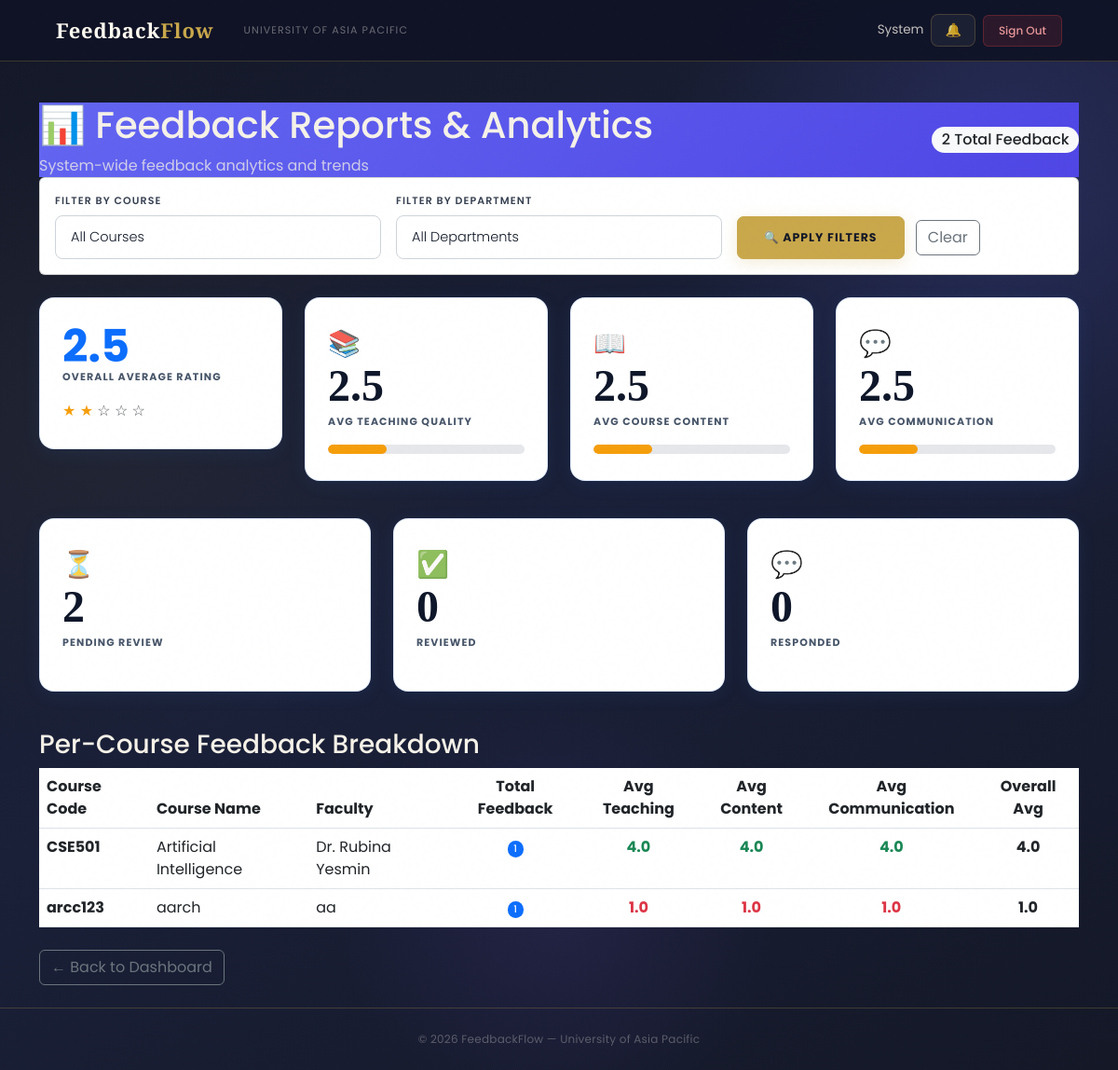
/dashboard/feedback-reports/ (signed in), run on an earlier commit of the app's database.
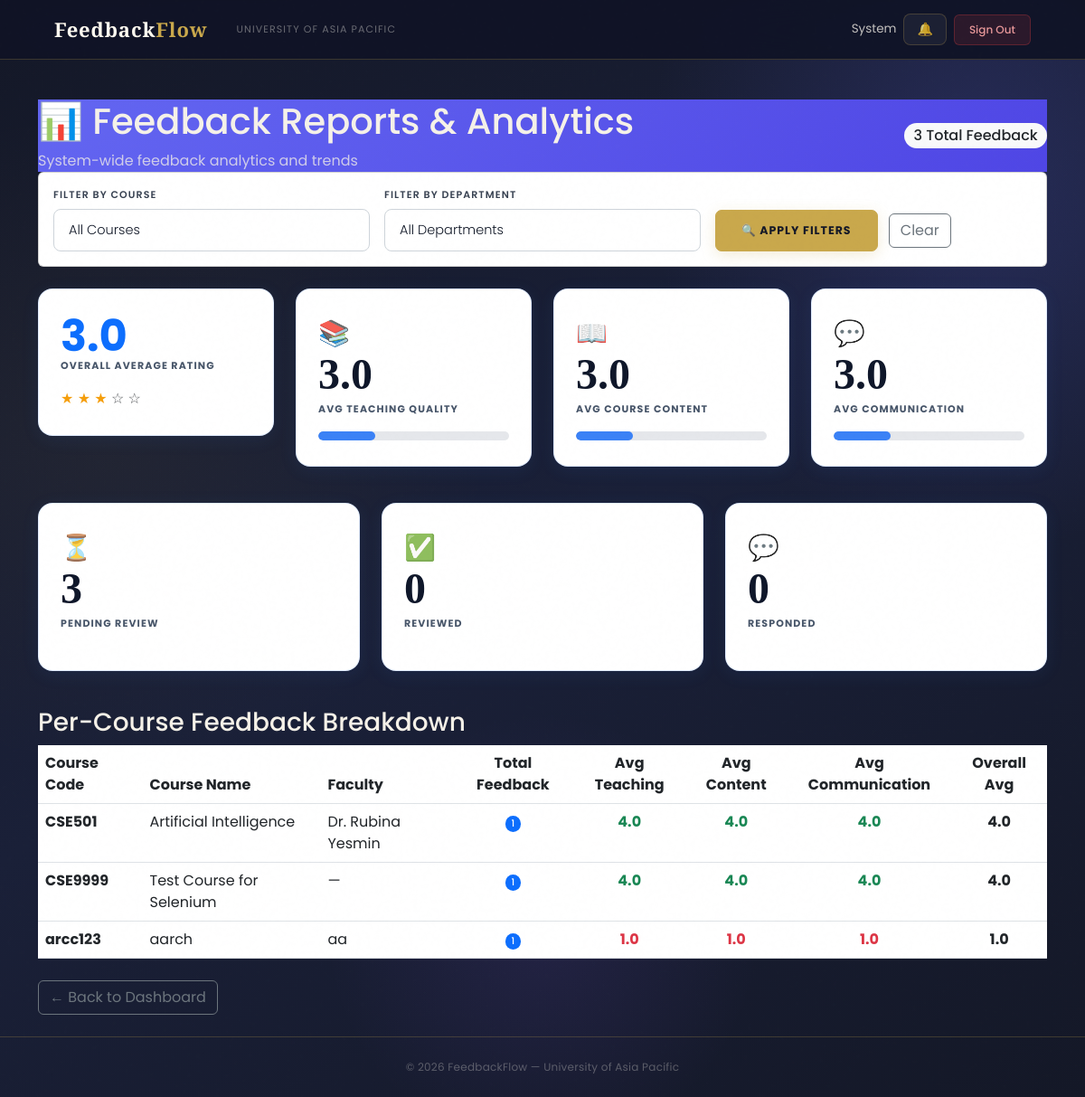
And on a later commit of the database.
### feedback/models.py (models this page shows, shortened)
class Course(models.Model):
    course_code = models.CharField(max_length=20, unique=True)
    course_name = models.CharField(max_length=200)
    department = models.CharField(max_length=100)
    semester = models.CharField(max_length=50)
    is_active = models.BooleanField(default=True)
    created_at = models.DateTimeField(auto_now_add=True)
    class Meta:
        ordering = ['course_code']
        verbose_name = 'Course'
        verbose_name_plural = 'Courses'

### users/views.py (the view)
# urls.py: path('dashboard/feedback-reports/', views.feedback_reports, name='feedback_reports'),
@login_required
def feedback_reports(request):
    if request.user.role not in ['Admin', 'HOD']:
        return redirect('login')
    dept_filter   = request.GET.get('department', '')
    date_from     = request.GET.get('date_from', '')
    date_to       = request.GET.get('date_to', '')
    course_filter = request.GET.get('course', '')
    feedbacks     = Feedback.objects.all()
    if request.user.role == 'HOD':
        feedbacks = feedbacks.filter(course__department=request.user.department)
    if dept_filter:
        feedbacks = feedbacks.filter(course__department=dept_filter)
    if date_from:
        feedbacks = feedbacks.filter(submitted_at__date__gte=date_from)
    if date_to:
        feedbacks = feedbacks.filter(submitted_at__date__lte=date_to)
    if course_filter:
        feedbacks = feedbacks.filter(course_id=course_filter)
    avg_ratings = feedbacks.aggregate(
        avg_teaching=Avg('teaching_rating'),
        avg_content=Avg('content_rating'),
        avg_communication=Avg('communication_rating'),
    )
    avg_teaching      = round(avg_ratings['avg_teaching'] or 0, 1)
    avg_content       = round(avg_ratings['avg_content'] or 0, 1)
    avg_communication = round(avg_ratings['avg_communication'] or 0, 1)
    overall_avg       = round((avg_teaching + avg_content + avg_communication) / 3, 1) if feedbacks.exists() else 0
    course_stats = feedbacks.values(
        'course__course_code', 'course__course_name', 'faculty__full_name'
    ).annotate(
        count=Count('id'),
        avg_teaching=Avg('teaching_rating'),
        avg_content=Avg('content_rating'),
        avg_communication=Avg('communication_rating'),
    ).order_by('-count')
    status_counts = {
        'Pending':   feedbacks.filter(status='Pending').count(),
        'Reviewed':  feedbacks.filter(status='Reviewed').count(),
        'Responded': feedbacks.filter(status='Responded').count(),
    }
    context = {
        'feedbacks':          feedbacks,
        'course_stats':       course_stats,
        'total_feedback':     feedbacks.count(),
        'avg_teaching':       avg_teaching,
        'avg_content':        avg_content,
        'avg_communication':  avg_communication,
        'overall_avg':        overall_avg,
        'status_counts':      status_counts,
        'dept_filter':        dept_filter,
        'date_from':          date_from,
        'date_to':            date_to,
        'course_filter':      course_filter,
        'departments':        User.DEPARTMENT_CHOICES,
        'department_choices': User.DEPARTMENT_CHOICES,
        'courses':            Course.objects.filter(is_active=True).order_by('course_code'),
    }
    return render(request, 'users/feedback_reports.html', context)

### users/context_processors.py (called while the page is built)
def notifications_count(request):
    if request.user.is_authenticated:
        from users.models import Notification
        count = Notification.objects.filter(
            recipient=request.user,
            is_read=False
        ).count()
        return {'unread_notifications_count': count}
    return {'unread_notifications_count': 0}

### users/models.py (called while the page is built)
    def get_short_name(self):
        return self.full_name.split()[0] if self.full_name else self.email

### users/templates/users/feedback_reports.html (shortened to what the changed rows need)
{% extends 'users/dashboard_base.html' %}
{% block content %}
<div class="container mt-4">
   <div class="dashboard-header" style="background: linear-gradient(135deg, #6366f1 0%, #4f46e5 100%);">
       <div class="row align-items-center">
           <div class="col-md-8">
               <h1>📊 Feedback Reports & Analytics</h1>
           </div>
           <div class="col-md-4 text-end">
               <span class="badge bg-light text-dark fs-6">{{ total_feedback }} Total Feedback</span>
           </div>
       </div>
   </div>
   {% if total_feedback > 0 %}
   <div class="row mb-4">
       <div class="col-lg-3 col-md-6 mb-3">
           <div class="stat-card blue">
               <div class="big-rating text-primary">{{ overall_avg }}</div>
               <p class="stat-label">Overall Average Rating</p>
               <div class="mt-2">
                   {% for i in "12345" %}
                   {% if forloop.counter <= overall_avg %}
                   <span class="star">★</span>
                   {% else %}
                   <span class="text-muted">☆</span>
                   {% endif %}
                   {% endfor %}
               </div>
           </div>
       </div>
       <div class="col-lg-3 col-md-6 mb-3">
           <div class="stat-card green">
               <span class="stat-icon">📚</span>
               <h2 class="stat-number">{{ avg_teaching }}</h2>
               <p class="stat-label">Avg Teaching Quality</p>
               <div class="rating-bar mt-2">
                   <div class="rating-bar-fill {% if avg_teaching >= 4 %}excellent{% elif avg_teaching >= 3 %}good{% elif avg_teaching >= 2 %}average{% else %}poor{% endif %}"
                        style="width: {{ avg_teaching|floatformat:0 }}0%;"></div>
               </div>
           </div>
       </div>
       <div class="col-lg-3 col-md-6 mb-3">
           <div class="stat-card yellow">
               <span class="stat-icon">📖</span>
               <h2 class="stat-number">{{ avg_content }}</h2>
               <p class="stat-label">Avg Course Content</p>
               <div class="rating-bar mt-2">
                   <div class="rating-bar-fill {% if avg_content >= 4 %}excellent{% elif avg_content >= 3 %}good{% elif avg_content >= 2 %}average{% else %}poor{% endif %}"
                        style="width: {{ avg_content|floatformat:0 }}0%;"></div>
               </div>
           </div>
       </div>
       <div class="col-lg-3 col-md-6 mb-3">
           <div class="stat-card purple">
               <span class="stat-icon">💬</span>
               <h2 class="stat-number">{{ avg_communication }}</h2>
               <p class="stat-label">Avg Communication</p>
               <div class="rating-bar mt-2">
                   <div class="rating-bar-fill {% if avg_communication >= 4 %}excellent{% elif avg_communication >= 3 %}good{% elif avg_communication >= 2 %}average{% else %}poor{% endif %}"
                        style="width: {{ avg_communication|floatformat:0 }}0%;"></div>
               </div>
           </div>
       </div>
   </div>
   <div class="row mb-4">
       <div class="col-md-4 mb-3">
           <div class="stat-card yellow">
               <span class="stat-icon">⏳</span>
               <h2 class="stat-number">{{ status_counts.Pending|default:0 }}</h2>
               <p class="stat-label">Pending Review</p>
           </div>
       </div>
       <div class="col-md-4 mb-3">
           <div class="stat-card green">
               <span class="stat-icon">✅</span>
               <h2 class="stat-number">{{ status_counts.Reviewed|default:0 }}</h2>
               <p class="stat-label">Reviewed</p>
           </div>
       </div>
       <div class="col-md-4 mb-3">
           <div class="stat-card blue">
               <span class="stat-icon">💬</span>
               <h2 class="stat-number">{{ status_counts.Responded|default:0 }}</h2>
               <p class="stat-label">Responded</p>
           </div>
       </div>
   </div>
   <div class="row mb-4">
       <div class="col-12">
           <h3 class="section-title">Per-Course Feedback Breakdown</h3>
           <div class="modern-table">
               <table class="table table-hover mb-0">
                   <thead>
                   <tr>
                       <th>Course Code</th>
                       <th>Course Name</th>
                       <th>Faculty</th>
                       <th class="text-center">Total Feedback</th>
                       <th class="text-center">Avg Teaching</th>
                       <th class="text-center">Avg Content</th>
                       <th class="text-center">Avg Communication</th>
                       <th class="text-center">Overall Avg</th>
                   </tr>
                   </thead>
                   <tbody>
                   {% for stat in course_stats %}
                   <tr>
                       <td><strong>{{ stat.course__course_code }}</strong></td>
                       <td>{{ stat.course__course_name }}</td>
                       <td>{{ stat.faculty__full_name|default:"—" }}</td>
                       <td class="text-center">
                           <span class="badge bg-primary">{{ stat.count }}</span>
                       </td>
                       <td class="text-center">
                           <span class="{% if stat.avg_teaching >= 4 %}text-success{% elif stat.avg_teaching >= 3 %}text-primary{% else %}text-danger{% endif %} fw-bold">
                               {{ stat.avg_teaching|floatformat:1 }}
                           </span>
                       </td>
                       <td class="text-center">
                           <span class="{% if stat.avg_content >= 4 %}text-success{% elif stat.avg_content >= 3 %}text-primary{% else %}text-danger{% endif %} fw-bold">
                               {{ stat.avg_content|floatformat:1 }}
                           </span>
                       </td>
                       <td class="text-center">
                           <span class="{% if stat.avg_communication >= 4 %}text-success{% elif stat.avg_communication >= 3 %}text-primary{% else %}text-danger{% endif %} fw-bold">
                               {{ stat.avg_communication|floatformat:1 }}
                           </span>
                       </td>
                       <td class="text-center">
                           {% widthratio stat.avg_teaching 1 1 as t %}
                           {% widthratio stat.avg_content 1 1 as c %}
                           {% widthratio stat.avg_communication 1 1 as co %}
                           <strong>
                               {{ stat.avg_teaching|floatformat:1 }}
                           </strong>
                       </td>
                   </tr>
                   {% empty %}
                   <tr>
                       <td colspan="8" class="text-center text-muted py-4">No course data available.</td>
                   </tr>
                   {% endfor %}
                   </tbody>
               </table>
           </div>
       </div>
   </div>
   {% endif %}
</div>
{% endblock %}

What changed in the data, as far as the page shows it:
added Course: course__course_code "CSE9999", course__course_name "Test Course for Selenium", faculty__full_name "—", count "1", avg_teaching "4.0", avg_content "4.0", avg_communication "4.0"
Also different on the page:
{{ total_feedback }}: "2" → "3"
{{ overall_avg }}: "2.5" → "3.0"
{{ avg_teaching }}: "2.5" → "3.0"
{{ avg_content }}: "2.5" → "3.0"
{{ avg_communication }}: "2.5" → "3.0"
{{ status_counts.Pending|default:0 }}: "2" → "3"
